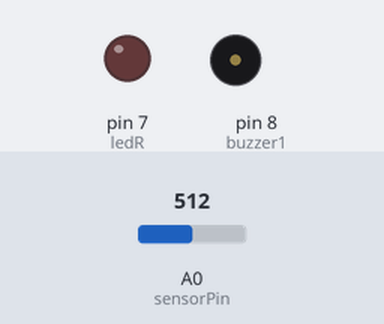
Simulated run of this sketch. Board: Arduino Uno, built with avr-gcc and run on an emulated ATmega328P. Shown: output pins drawn as LEDs (lit = HIGH), buzzer (waves = sounding). The inputs (shaded band) are chosen by the test bench; at power-on: A0 (sensorPin) = 512. What the sketch prints to the serial monitor is not drawn.

Above: at 6.2 s.
6.3 s: A0 (sensorPin) set to 525
At 6.6 s:
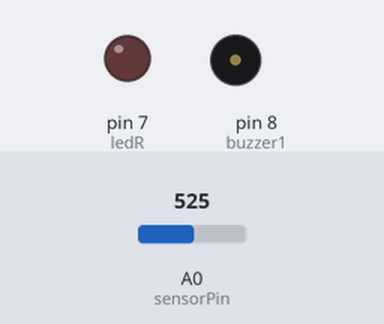
7.8 s: A0 (sensorPin) set to 511
At 8.28 s:
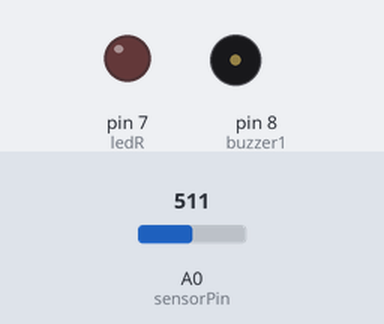
10.8 s: A0 (sensorPin) set to 716
At 10.8 s:
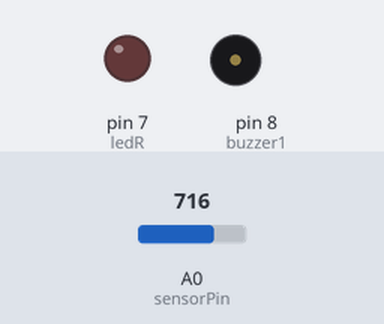
12.3 s: A0 (sensorPin) set to 306
At 12.78 s:
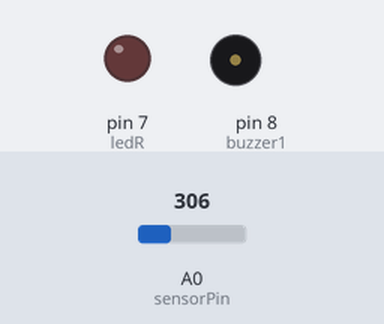
Timing chart, 0 to 16.3 s (numbered marks = the images above; inputs shaded):
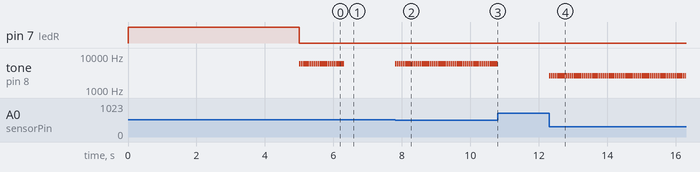

Measured:
- the behaviour switches between 512 and 513 on A0 (sensorPin) (found by bisection; images 0 and 1)
- after the input at 6.3 s, tone on pin 8 (buzzer1): goes on until 6.3 s, then stays silent
- after the input at 7.8 s, tone on pin 8 (buzzer1): alternates 5983 Hz for 0.05 s and silent for 0.01 s, starting at once
- after the input at 10.8 s, tone on pin 8 (buzzer1): stops changing and stays silent
- after the input at 12.3 s, tone on pin 8 (buzzer1): alternates 2608 Hz for 0.05 s and silent for 0.01 s, starting at once
- by itself, tone on pin 8 (buzzer1): alternates 6000 Hz for 0.05 s and silent for 0.01 s

The sketch:

buzzer_LDR.ino
```cpp
int ledR=7;
int buzzer1=8;
int sensorPin=A0;
int hValue=150;
int lValue=150;

void setup() {
  pinMode(ledR,OUTPUT);
  pinMode(buzzer1,OUTPUT);
  digitalWrite(ledR,1);
  while(millis()<5000)
  {
    if(analogRead(sensorPin)>hValue)
      hValue=analogRead(sensorPin);
    if(analogRead(sensorPin)<lValue)
      lValue=analogRead(sensorPin);
  }
  digitalWrite(ledR,0);
  Serial.begin(9600);
  Serial.print("HIGH: ");
  Serial.print(hValue);
  Serial.print("    LOW: ");
  Serial.println(lValue);
}

void loop()
{
  int sensorValue=analogRead(sensorPin);
  int buzzerValue=map(sensorValue,lValue,hValue,40,6000);
  if (sensorValue>hValue || sensorValue <lValue)
    noTone(buzzer1);
  else
  {
    tone(buzzer1,buzzerValue,50);
    delay(60);
    noTone(buzzer1);
  }
}
```
